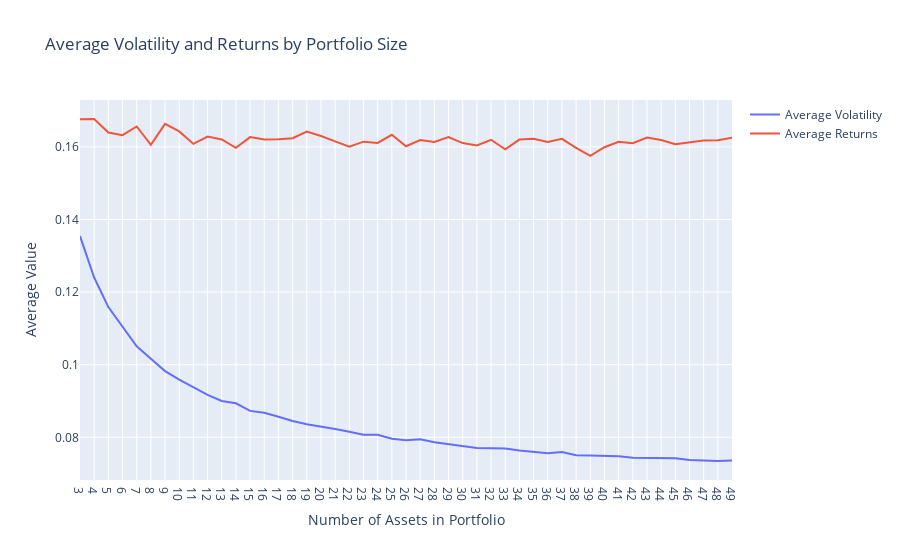

This figure's notebook cell:
### Code cell
portfolio_sizes = [len(portfolio['tickers']) for portfolio in all_portfolios]
volatility = [np.sqrt(portfolio['variance']) for portfolio in all_portfolios]
returns = [portfolio['return'] for portfolio in all_portfolios]

volatility_by_size = defaultdict(list)
for size, vol, ret in zip(portfolio_sizes, volatility, returns):
    volatility_by_size[size].append((vol, ret))

average_volatility = {size: np.mean([v[0] for v in vols]) for size, vols in volatility_by_size.items()}
average_returns = {size: np.mean([v[1] for v in vols]) for size, vols in volatility_by_size.items()}

sorted_sizes = sorted(average_volatility.keys())
sorted_average_vols = [average_volatility[size] for size in sorted_sizes]
sorted_average_rets = [average_returns[size] for size in sorted_sizes]

fig = go.Figure()
fig.add_trace(go.Scatter(
    x=sorted_sizes,
    y=sorted_average_vols,
    mode='lines',
    name='Average Volatility'
))
fig.add_trace(go.Scatter(
    x=sorted_sizes,
    y=sorted_average_rets,
    mode='lines',
    name='Average Returns'
))

fig.update_layout(
    title='Average Volatility and Returns by Portfolio Size',
    xaxis_title='Number of Assets in Portfolio',
    yaxis_title='Average Value',
    xaxis=dict(type='category'),
)

fig.show()

### Figure 1 — Plotly figure (JSON) as saved in the notebook; plotly's stock layout.template omitted (floating-point values rounded to 4 significant figures)
{"data": [{"mode": "lines", "name": "Average Volatility", "type": "scatter", "x": [3, 4, 5, 6, 7, 8, 9, 10, 11, 12, 13, 14, 15, 16, 17, 18, 19, 20, 21, 22, 23, 24, 25, 26, 27, 28, 29, 30, 31, 32, 33, 34, 35, 36, 37, 38, 39, 40, 41, 42, 43, 44, 45, 46, 47, 48, 49], "y": [0.1354, 0.124, 0.1159, 0.1104, 0.1051, 0.1016, 0.09825, 0.09591, 0.09379, 0.09169, 0.09, 0.08939, 0.08728, 0.08674, 0.08568, 0.08447, 0.08363, 0.08302, 0.08231, 0.08152, 0.08069, 0.08068, 0.07962, 0.07918, 0.07945, 0.07865, 0.07816, 0.07754, 0.07703, 0.07696, 0.07693, 0.07637, 0.07596, 0.07558, 0.07592, 0.07503, 0.07498, 0.07494, 0.07481, 0.07437, 0.07432, 0.07415, 0.07424, 0.07376, 0.07357, 0.07348, 0.07361]}, {"mode": "lines", "name": "Average Returns", "type": "scatter", "x": [3, 4, 5, 6, 7, 8, 9, 10, 11, 12, 13, 14, 15, 16, 17, 18, 19, 20, 21, 22, 23, 24, 25, 26, 27, 28, 29, 30, 31, 32, 33, 34, 35, 36, 37, 38, 39, 40, 41, 42, 43, 44, 45, 46, 47, 48, 49], "y": [0.1676, 0.1677, 0.164, 0.1632, 0.1656, 0.1606, 0.1664, 0.1643, 0.1608, 0.1629, 0.1621, 0.1598, 0.1627, 0.1621, 0.1621, 0.1624, 0.1642, 0.163, 0.1615, 0.1601, 0.1614, 0.1611, 0.1634, 0.1602, 0.1619, 0.1614, 0.1627, 0.1611, 0.1604, 0.162, 0.1593, 0.162, 0.1622, 0.1613, 0.1622, 0.1597, 0.1575, 0.1599, 0.1614, 0.161, 0.1626, 0.1619, 0.1608, 0.1613, 0.1618, 0.1618, 0.1626]}], "layout": {"title": {"text": "Average Volatility and Returns by Portfolio Size"}, "xaxis": {"title": {"text": "Number of Assets in Portfolio"}, "type": "category"}, "yaxis": {"title": {"text": "Average Value"}}}}
